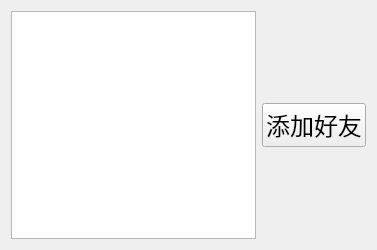
<?xml version="1.0" encoding="UTF-8"?>
<ui version="4.0">
 <class>Online</class>
 <widget class="QWidget" name="Online">
  <property name="geometry">
   <rect>
    <x>0</x>
    <y>0</y>
    <width>377</width>
    <height>250</height>
   </rect>
  </property>
  <property name="windowTitle">
   <string>Form</string>
  </property>
  <layout class="QVBoxLayout" name="verticalLayout_2">
   <item>
    <layout class="QHBoxLayout" name="horizontalLayout">
     <item>
      <widget class="QListWidget" name="online_lw">
       <property name="font">
        <font>
         <pointsize>11</pointsize>
        </font>
       </property>
      </widget>
     </item>
     <item>
      <layout class="QVBoxLayout" name="verticalLayout">
       <item>
        <spacer name="verticalSpacer">
         <property name="orientation">
          <enum>Qt::Vertical</enum>
         </property>
         <property name="sizeHint" stdset="0">
          <size>
           <width>20</width>
           <height>40</height>
          </size>
         </property>
        </spacer>
       </item>
       <item>
        <widget class="QPushButton" name="addFriend_pb">
         <property name="font">
          <font>
           <family>Agency FB</family>
           <pointsize>18</pointsize>
          </font>
         </property>
         <property name="text">
          <string>添加好友</string>
         </property>
        </widget>
       </item>
       <item>
        <spacer name="verticalSpacer_2">
         <property name="orientation">
          <enum>Qt::Vertical</enum>
         </property>
         <property name="sizeHint" stdset="0">
          <size>
           <width>20</width>
           <height>40</height>
          </size>
         </property>
        </spacer>
       </item>
      </layout>
     </item>
    </layout>
   </item>
  </layout>
 </widget>
 <resources/>
 <connections/>
</ui>
